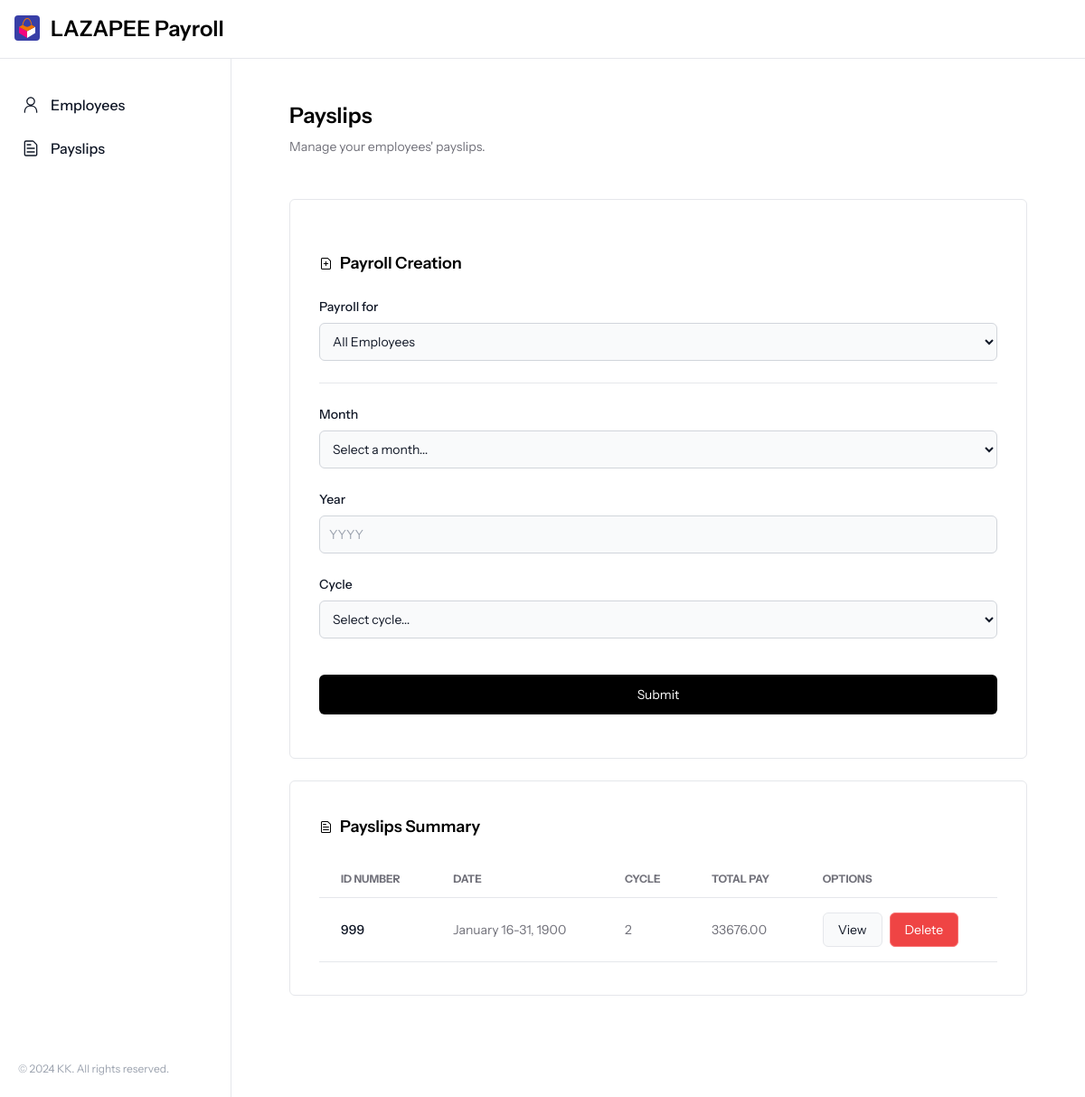
The app's page /payslips/, older data.
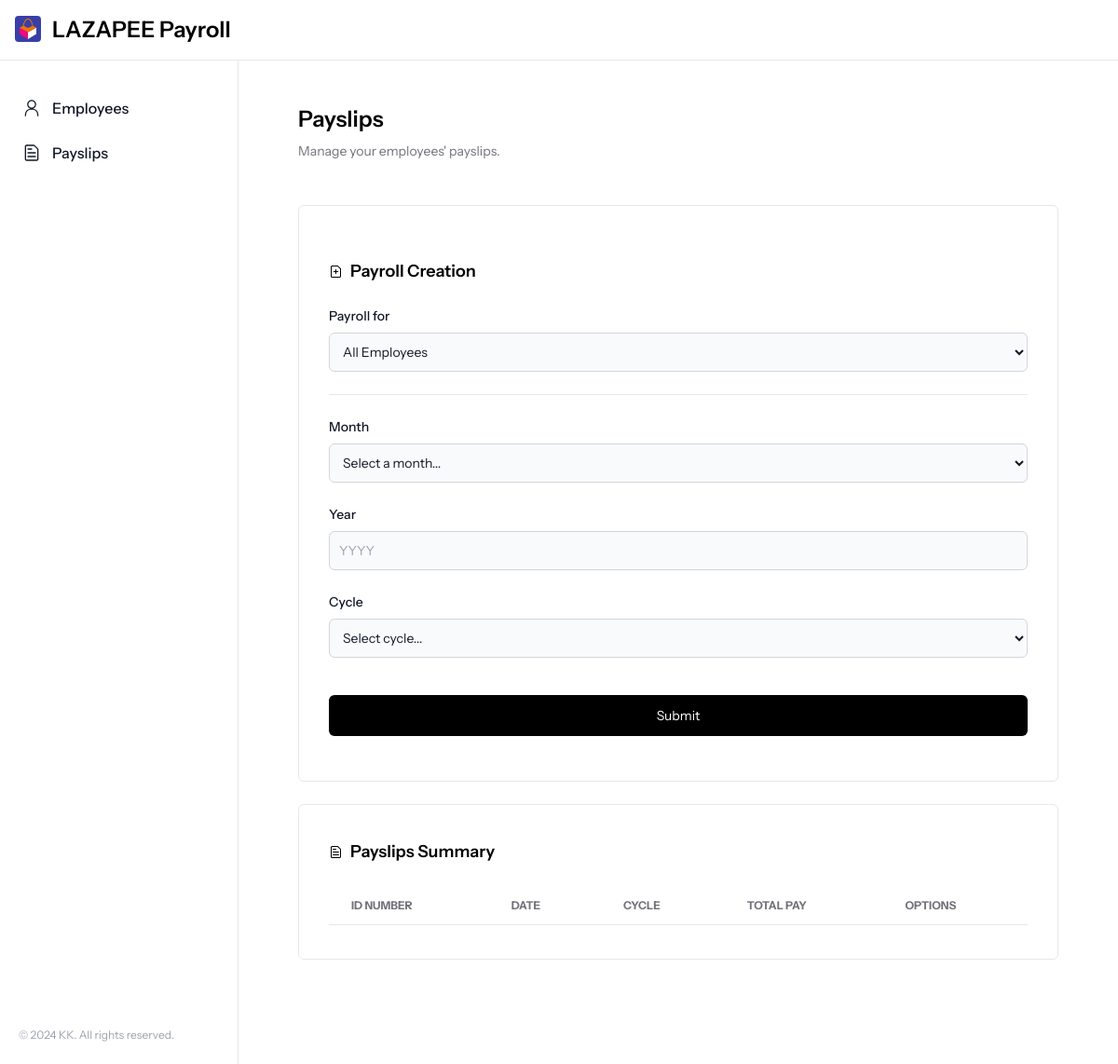
The same page, newer data.
### payroll_app/models.py (models this page shows, shortened)
class Payslip(models.Model):
    id_number = models.ForeignKey(Employee, on_delete=models.CASCADE, related_name='payslips')
    month = models.CharField(max_length=10)
    date_range = models.CharField(max_length=20)
    year = models.CharField(max_length=4)
    pay_cycle = models.IntegerField()
    rate = models.FloatField()
    earnings_allowance = models.FloatField()
    deductions_tax = models.FloatField()
    deductions_health = models.FloatField()
    pag_ibig = models.FloatField(default=100)
    sss = models.FloatField()
    overtime = models.FloatField()
    total_pay = models.FloatField()

class Employee(models.Model):
    name = models.CharField(max_length=255)
    id_number = models.CharField(max_length=20, unique=True)
    rate = models.FloatField()
    overtime_pay = models.FloatField(null=True, blank=True)
    allowance = models.FloatField(null=True, blank=True)

### payroll_app/views.py (the view)
# urls.py: path('payslips/', views.payslips, name='payslips'),
def payslips(request):
    employees = Employee.objects.all()
    payslips = Payslip.objects.all()
    context = {
        'employees': employees,
        'payslips': payslips,
    }
    return render(request, 'payroll_app/payslips.html', context)

### payroll_app/templates/payroll_app/payslips.html (shortened to what the changed rows need)
{% extends 'payroll_app/base.html' %}
{% load static %}
{% block content %}
<div class="rounded-md bg-white border border-gray-200 sm:p-6 md:p-8 mb-6">
    <form class="space-y-6" action="{% url 'create_payslip' %}" method="POST">
        <div class="flex items-center">
            <h2 class="text-lg font-semibold">Payroll Creation</h2>
        </div>
    </form>
</div>
<div class="relative overflow-x-auto rounded-md bg-white border border-gray-200 sm:p-6 md:px-8 md:py-9 mb-16">
    <div class="flex items-center">
        <h2 class="text-lg font-semibold mb-6">Payslips Summary</h2>
    </div>
    <table class="w-full text-sm text-left text-[#71717A]">
        <thead class="text-xs text-[#71717A] uppercase border-b">
            <tr>
                <th scope="col" class="px-6 py-3">
                    ID Number
                </th>
                <th scope="col" class="px-6 py-3">
                    Date
                </th>
                <th scope="col" class="px-6 py-3">
                    Cycle
                </th>
                <th scope="col" class="px-6 py-3">
                    Total Pay
                </th>
                <th scope="col" class="px-6 py-3">
                    Options
                </th>
            </tr>
        </thead>
        <tbody>
            {% for payslip in payslips %}
            <tr class="odd:bg-white even:bg-gray-50 border-b">
                <th scope="row" class="px-6 py-4 font-medium text-gray-900 whitespace-nowrap">
                    {{ payslip.id_number.id_number }}
                </th>
                <td class="px-6 py-4">
                    {{ payslip.month|title }} {{ payslip.date_range }}, {{ payslip.year }}
                </td>
                <td class="px-6 py-4">
                    {{ payslip.pay_cycle }}
                </td>
                <td class="px-6 py-4">
                    {{ payslip.total_pay | floatformat:2 }}
                </td>
                <td class="px-6 py-4 flex items-center space-x-2">
                    <a href="{% url 'view_payslip' payslip.id %}"
                        class="w-auto flex items-center bg-gray-50 border border-gray-200 px-4 py-2 rounded-md hover:bg-gray-100 text-gray-900">
                        View
                    </a>
                    <form action="{% url 'delete_payslip' payslip.id %}" method="POST"
                        onsubmit="return confirm('Are you sure you want to delete this payslip?')"
                        class="w-auto flex items-center">
                        <button type="submit"
                            class="w-auto flex items-center bg-red-500 border border-red-400 text-white px-4 py-2 rounded-md hover:bg-red-600 -mb-3.5">
                            Delete
                        </button>
                    </form>
                </td>
            </tr>
            {% endfor %}
        </tbody>
    </table>
</div>
{% endblock %}

Row changes from the older to the newer data that the page shows:
removed Payslip: id_number.id_number "999", month "January", date_range "16-31", year "1900", pay_cycle "2", total_pay "33676.00"
